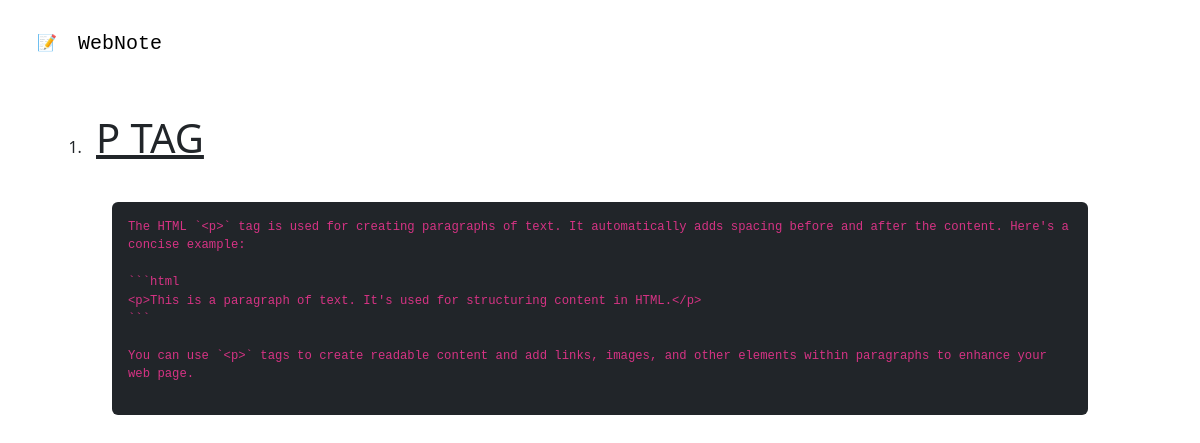
Page /layout/views/content.php?id=1&title=Html on the earlier database version.
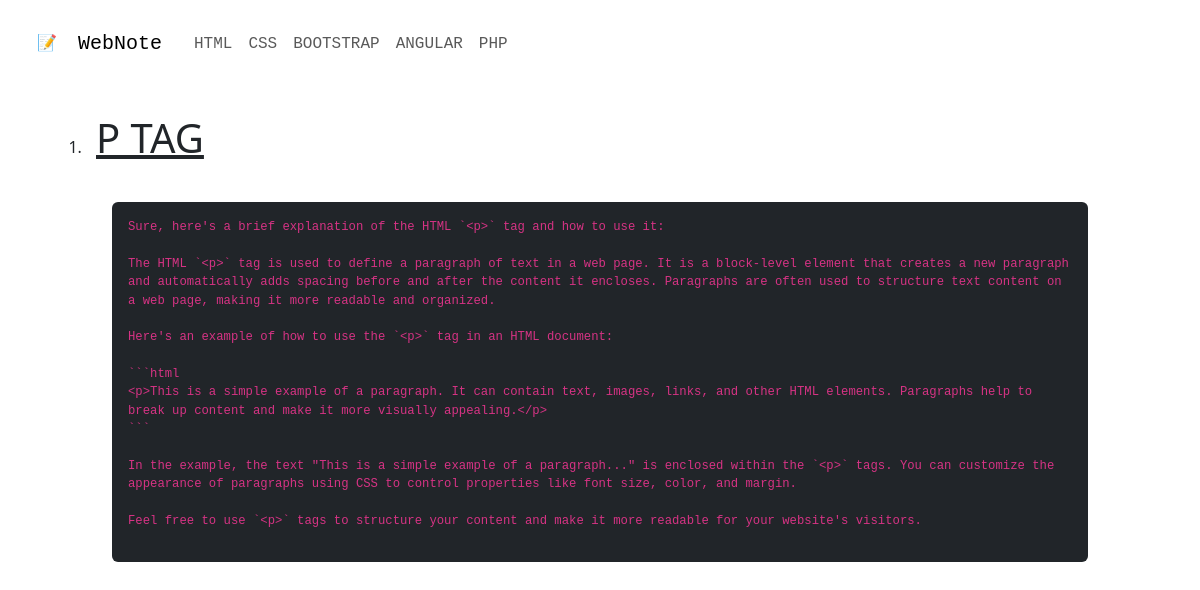
Same page on the later database version.
### tables this page shows
CREATE TABLE `content` (
  `Id` int(11) NOT NULL,
  `Context_id` int(11) NOT NULL,
  `Name` text NOT NULL,
  `Description` text NOT NULL,
  `Created_at` timestamp NOT NULL DEFAULT current_timestamp(),
  `Updated_at` timestamp NOT NULL DEFAULT current_timestamp()
);

CREATE TABLE `context` (
  `id` int(11) NOT NULL,
  `Name` varchar(20) NOT NULL,
  `Created_at` timestamp NOT NULL DEFAULT current_timestamp(),
  `Updated_at` timestamp NOT NULL DEFAULT current_timestamp()
);

### layout/views/content.php (the view, shortened to what this page needs)
<?php
require_once("../../config/dbCon.php");
$ContentID = $_GET["id"];
function getContentData()
{
    global $ContentID;
    $DB = new DatabaseConnection();
    $connection = $DB->getConnection();
    $sql = "SELECT * FROM content where context_id = $ContentID";
    $result = $connection->query($sql);
    if ($result->num_rows > 0) {
        while ($row = $result->fetch_assoc()) {
            echo '<li class="nav-item"><span class="nav-link" id="' . $row["Name"] . '"><span class="display-6 text-decoration-underline">' . $row["Name"] . '</span><br><br><div class="p-3 m-3 rounded-2 bg-dark"><code><pre style="font-size:$id.05rem">' . (htmlspecialchars($row["Description"])) . '</pre></code></div></li>';
        }
    } else {
        echo "No items found.";
    }
}
?>
<!DOCTYPE html>
<html lang="en">
<head>
    <link rel="stylesheet" href="../../public/css/style.css">
</head>
<body></body>
<div class="body" style="height:auto">
    <div class="d-flex flex-column">
        <div class="col-12">
            <?php include_once('../components/header/user/header.php'); ?>
        </div>
        <div class="container p-lg-4 mt-5">
            <ol type="1">
                <?php getContentData() ?>
            </ol>
        </div>
    </div>
</div>
</body>
</html>

### config/dbCon.php (shortened to what this page needs)
<!DOCTYPE html>

### layout/components/header/user/header.php (shortened to what this page needs)
<?php
function getDatabaseMainConnection()
{
    $SERVER_URL = 'localhost';
    $USER_AGENT = 'root';
    $PASSWORD = '';
    $DB_NAME = 'webnote';
    $servername = $SERVER_URL;
    $username = $USER_AGENT;
    $password = $PASSWORD;
    $database = $DB_NAME;
    $connection = new mysqli($servername, $username, $password, $database);
    return $connection;
}
$connection = getDatabaseMainConnection();
function getContext()
{
    global $connection;
    $sql = "SELECT * FROM context";
    $result = $connection->query($sql);
    if ($result->num_rows > 0) {
        while ($row = $result->fetch_assoc()) {
            $id = $row["id"];
            $name = $row["Name"];
            echo '<li class="nav-item">';
            echo '<a class="nav-link" href="/layout/views/content.php?id=' . $id . '&title=' . $name . '">' . ucwords($name) . '</a>';
            echo '</li>';
        }
    } else {
        echo "No navigation items found.";
    }
}
?>
<header>
    <nav class="navbar navbar-expand-lg navbar-light bg-white p-4 gap-2 font-monospace fixed-top">
        <button class="btn btn-default offcanvas-toggle-button" type="button" data-bs-toggle="offcanvas"
            data-bs-target="#offcanvasNav" aria-controls="offcanvasNav">
            <span>📝</span>
        </button>
        <a class="navbar-brand" href="/index.php">WebNote</a>
        <div class="collapse navbar-collapse" id="navbarNav">
            <ul class="navbar-nav">
                <?php getContext() ?>
            </ul>
        </div>
    </nav>
</header>

### public/css/style.css (style rules this page uses)
.body { width: 100%; }
pre { white-space: pre-wrap; }

### layout/views/content.php (style rules this page uses)
ol { padding: 2rem; }
ol li { padding: 10px; }

Differences in the rows shown:
now on this page (row unchanged): context: Name "HTML"
now on this page (row unchanged): context: Name "CSS"
now on this page (row unchanged): context: Name "BOOTSTRAP"
added context: Name "ANGULAR"
added context: Name "PHP"
changed content "P TAG": Description "The HTML `<p>` tag is used for creating paragraphs of text. It automatically adds spacing before and after the content. Here's a concise example: ```html <p>This is a paragraph of text. It's used for structuring content in HTML.</p> ``` You can use `<p>` tags to create readable content and add links, images, and other elements within paragraphs to enhance your web page.…" → "Sure, here's a brief explanation of the HTML `<p>` tag and how to use it: The HTML `<p>` tag is used to define a paragraph of text in a web page. It is a block-level element that creates a new paragraph and automatically adds spacing before and after the content it encloses. Paragraphs are often used to structure text content on a web page, making it more readable and organized. Here's an example of how to use the `<p>` tag in an HTML document: ```html <p>This is a simple example of a paragraph. It can contain text, images, links, and other HTML elements. Paragraphs help to break up content and make it more visually appealing.</p> ``` In the example, the text \"This is a simple example of a…"
